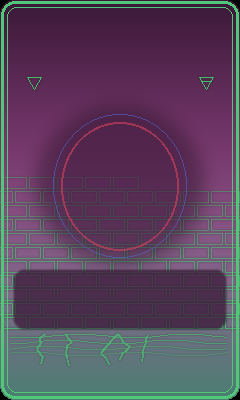
#> input picture server/data/art/arcana_below.png, 240 x 400 px
$ python -i screen.py   (imports and definitions only)
#> lines starting #> are read from the running program, lines starting #| are printed output that depends on the picture
#!/usr/bin/env python3
"""C-168 Phase 4, C-170: the hub's own screen -- the companions linked, their daemons in a row, and pairing.

    python3 hub/screen.py              on the hub (needs the video and input groups; the server on 127.0.0.1:4730)
    python3 hub/screen.py --once FILE  draw the first page to a PNG instead, and stop (a check, anywhere)

Touch anywhere: a short touch turns the page (the daemons, the devices, the hub). Hold anywhere for two seconds and a
pairing code shows, with the hub's address, for the app to pair with -- held, so a passing hand does not pair a phone
(the critic's C-168 point). The panel's touch is not calibrated yet, so nothing here needs a precise tap.
Every word on it is DRAFT. Nothing personal is drawn but the daemons' names; it reads the server from its own machine.
"""
import calendar, json, os, select, sys, time, urllib.request
from PIL import Image, ImageDraw, ImageFont, ImageMath

SERVER = os.environ.get("COMPANION_SERVER", "http://127.0.0.1:4730")
FB, TOUCH = "/dev/fb1", "/dev/input/event0"
W, H = 320, 240
HOLD_S, TAP_S, LINKED_S, REFRESH_S = 2.0, 0.6, 15 * 60, 20
FONT = "/usr/share/fonts/truetype/dejavu/DejaVuSans-Bold.ttf"
INK, PAPER, DIM, OK, WARN = (240, 240, 232), (16, 18, 24), (120, 124, 136), (90, 200, 120), (230, 120, 80)


def font(px):
    try:
        return ImageFont.truetype(FONT, px)
    except OSError:
        return ImageFont.load_default()


F_BIG, F_MID, F_SMALL, F_TINY, F_CODE = font(40), font(16), font(12), font(10), font(46)
F_QRCODE = font(34)


# [5 lines left out: function get, not called in this run]


sprites = {}


# [72 lines left out: functions sprite, ago, colour, header, page_daemons, page_devices, not called in this run]


def page_hub(data):
    im = Image.new("RGB", (W, H), PAPER); d = ImageDraw.Draw(im)
    header(d, "THE HUB", data["day"])
    rows = [("address", f"{data['address'] or '?'}:4730")]
    if data.get("tailnet"):
        rows.append(("tailnet", f"{data['tailnet']}:4730"))
    rows.append(("server", "answering" if data["ok"] else "NOT ANSWERING"))
    try:
        up = float(open("/proc/uptime").read().split()[0])
        rows.append(("up", f"{int(up // 86400)}d {int(up % 86400 // 3600)}h {int(up % 3600 // 60)}m"))
        rows.append(("heat", f"{int(open('/sys/class/thermal/thermal_zone0/temp').read()) // 1000} C"))
        mem = dict(l.split(":", 1) for l in open("/proc/meminfo"))
        rows.append(("memory free", f"{int(mem['MemAvailable'].split()[0]) // 1024} MB"))
    except Exception:
        pass
    if data["day"]:
        rows.append(("today", data["day"].get("cue", "")))
    for i, (k, v) in enumerate(rows):
        d.text((12, 36 + i * 26), k.upper(), font=F_TINY, fill=DIM)
        d.text((110, 33 + i * 26), v, font=F_MID, fill=OK if v == "answering" else WARN if v == "NOT ANSWERING" else INK)
    footer(d, "HOLD TO PAIR A PHONE")
    return im


# [7 lines left out: function page_holding, not called in this run]


# C-170: the code as a QR too, for the phone's camera -- daemons://pair?server=...&code=..., which the app opens on its
# PAIR page with both filled in. Drawn only where python3-qrcode is installed (hub/phase0.sh); the digits always are.
try:
    import qrcode
except ImportError:
    qrcode = None


def pair_link(code, address):
    from urllib.parse import quote
    return f"daemons://pair?server={quote(f'http://{address}:4730', safe='')}&code={code}"


# [34 lines left out: functions qr_image, page_code, page_down, not called in this run]


def footer(d, words):
    d.rectangle((0, H - 22, W, H), fill=(32, 36, 46))
    d.text((W // 2, H - 17), words, font=F_SMALL, fill=INK, anchor="ma")


# [28 lines left out: functions rgb565, show, fetch, not called in this run]


PAGES = [page_daemons, page_devices, page_hub]


# [54 lines left out: functions digest, main, not called in this run]


# [2 lines not run here, left out]

>>> import cv2
>>> picture = cv2.imread('../server/data/art/arcana_below.png', cv2.IMREAD_GRAYSCALE)
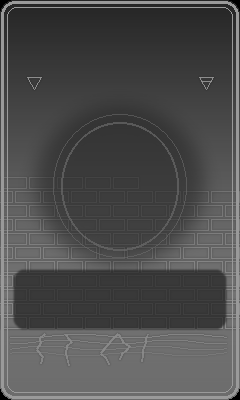
#> picture: shape (400, 240); min 0, max 154, mean 77.2
>>> result = page_hub(picture)
#> in page_hub, `im = Image.new('RGB', (W, H), PAPER)`:
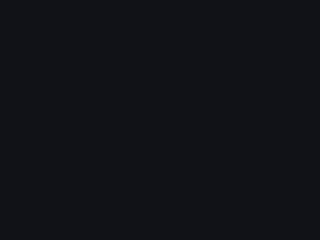
#> im: PIL image 320x240 RGB; mean R, G, B 16, 18, 24
#> (the run stopped early here; a loop or call above may not have finished)
